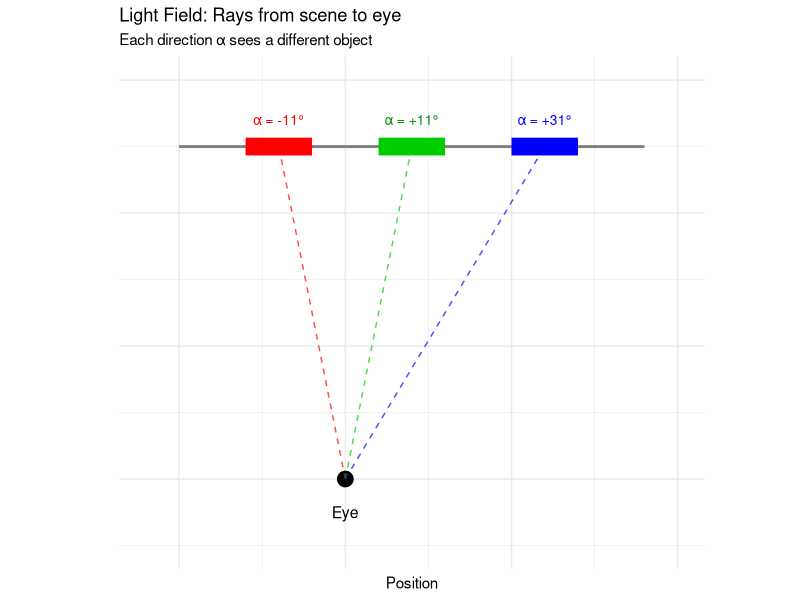
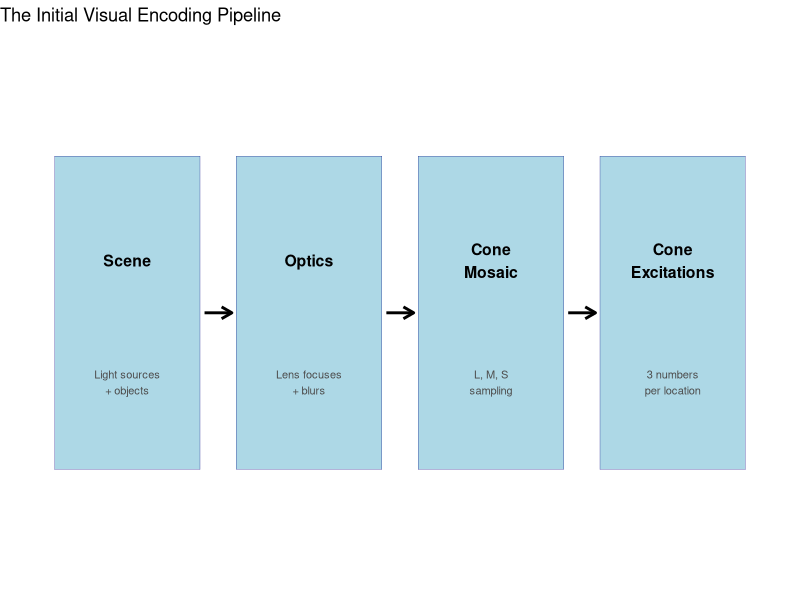
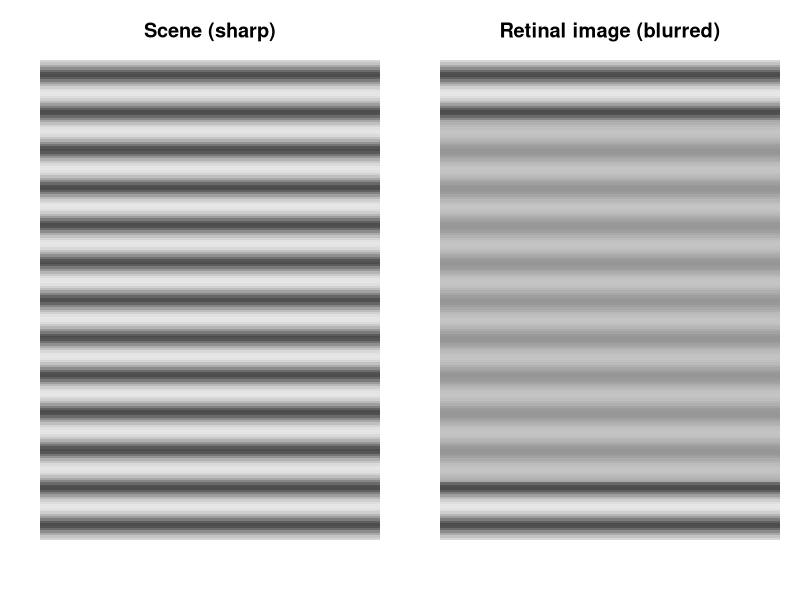
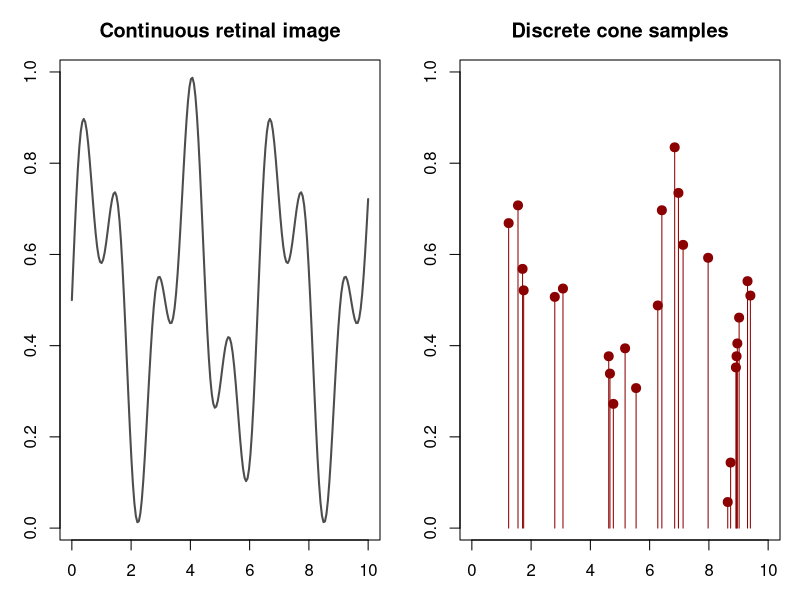
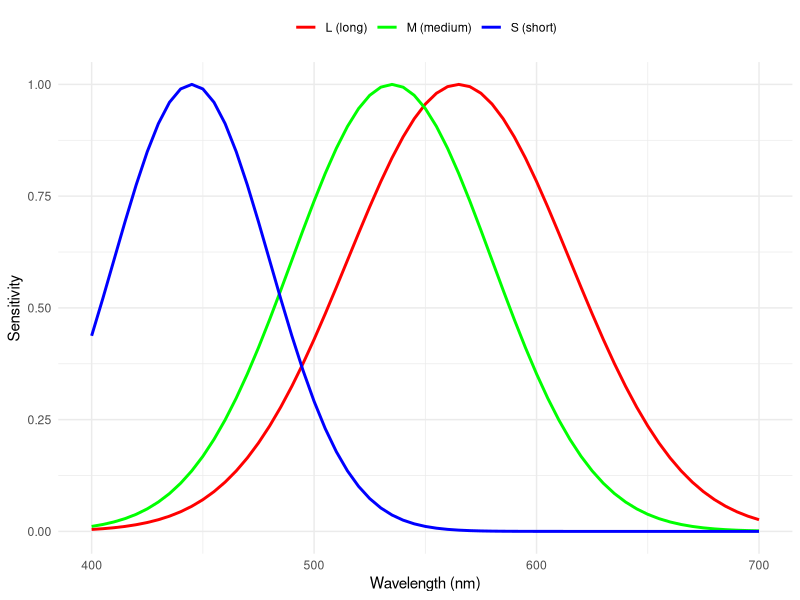
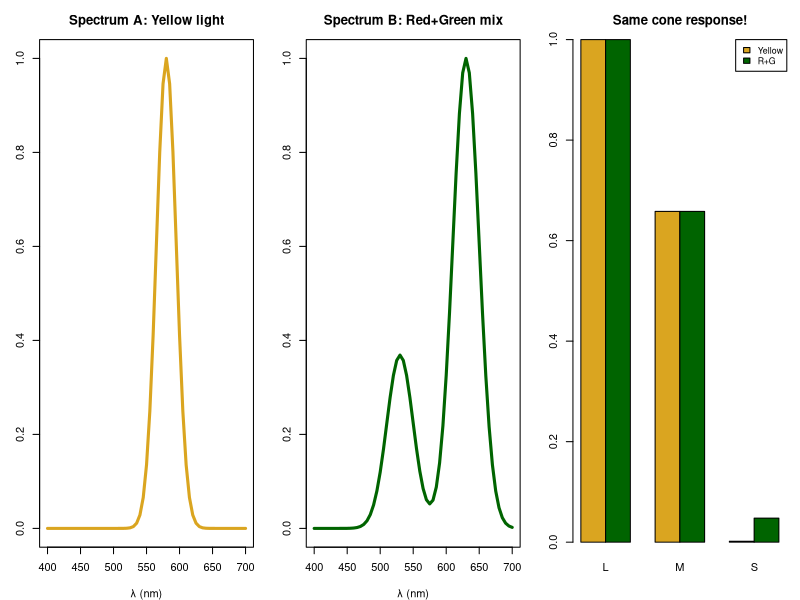
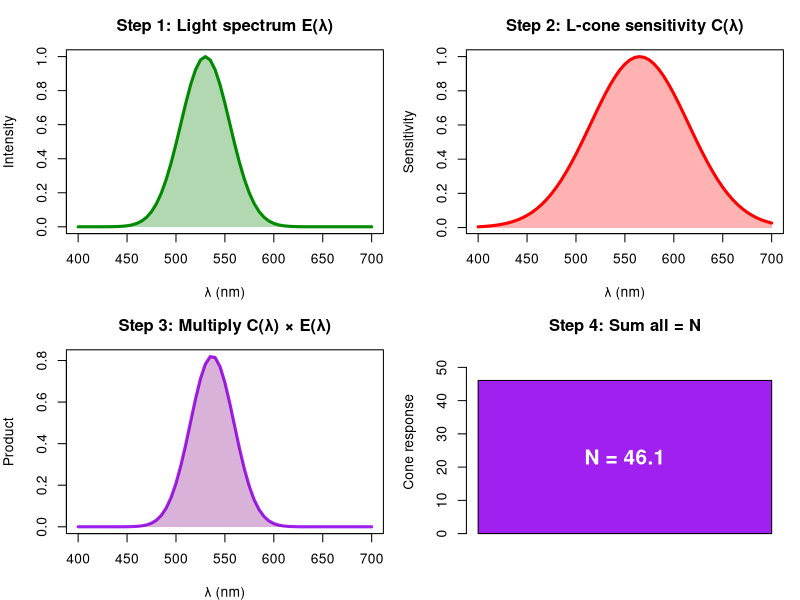
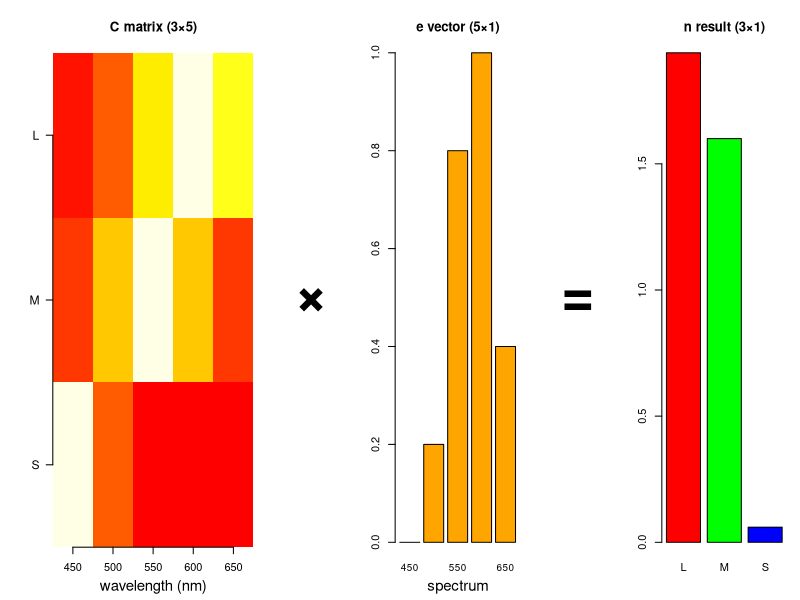

These figures' R source, in order:
## ---- chunk 1
#| echo: false
#| fig-width: 7
#| fig-height: 4
library(ggplot2)

wall_y <- 10

ggplot() +
  # Draw the wall
  geom_segment(aes(x = -5, xend = 9, y = wall_y, yend = wall_y),
               color = "gray50", linewidth = 1) +
  # Draw colored objects on the wall
  geom_segment(aes(x = -3, xend = -1, y = wall_y, yend = wall_y),
               color = "red", linewidth = 6) +
  geom_segment(aes(x = 1, xend = 3, y = wall_y, yend = wall_y),
               color = "green3", linewidth = 6) +
  geom_segment(aes(x = 5, xend = 7, y = wall_y, yend = wall_y),
               color = "blue", linewidth = 6) +
  # Draw the observer (eye)
  geom_point(aes(x = 0, y = 0), size = 5, color = "black") +
  annotate("text", x = 0, y = -1, label = "Eye", size = 4) +
  # Draw rays from eye to objects
  geom_segment(aes(x = 0, xend = -2, y = 0, yend = wall_y),
               color = "red", linetype = "dashed", alpha = 0.7,
               arrow = arrow(length = unit(0.2, "cm"))) +
  geom_segment(aes(x = 0, xend = 2, y = 0, yend = wall_y),
               color = "green3", linetype = "dashed", alpha = 0.7,
               arrow = arrow(length = unit(0.2, "cm"))) +
  geom_segment(aes(x = 0, xend = 6, y = 0, yend = wall_y),
               color = "blue", linetype = "dashed", alpha = 0.7,
               arrow = arrow(length = unit(0.2, "cm"))) +
  # Labels
  annotate("text", x = -2, y = wall_y + 0.8, label = "α = -11°", color = "red", size = 3.5) +
  annotate("text", x = 2, y = wall_y + 0.8, label = "α = +11°", color = "green4", size = 3.5) +
  annotate("text", x = 6, y = wall_y + 0.8, label = "α = +31°", color = "blue", size = 3.5) +
  coord_fixed(ratio = 1) +
  xlim(-6, 10) + ylim(-2, 12) +
  labs(title = "Light Field: Rays from scene to eye",
       subtitle = "Each direction α sees a different object",
       x = "Position", y = "") +
  theme_minimal() +
  theme(axis.text = element_blank(), axis.ticks = element_blank())
## ---- chunk 2
#| echo: false
dimensions <- data.frame(
  Stage = c("Light Field", "Incident Light Field", "Retinal Image", "Cone Response"),
  Dimensions = c("7D", "7D", "4D", "3 numbers!"),
  Parameters = c("x,y,z,α,β,λ,ρ", "u,v,α,β,λ,ρ,t", "rx,ry,λ,t", "L, M, S")
)
knitr::kable(dimensions, align = "lcc")
## ---- chunk 3
#| echo: false
#| fig-width: 8
#| fig-height: 3
library(ggplot2)

# Create boxes for each stage
boxes <- data.frame(
  x = c(1, 3, 5, 7),
  label = c("Scene", "Optics", "Cone\nMosaic", "Cone\nExcitations"),
  desc = c("Light sources\n+ objects", "Lens focuses\n+ blurs", "L, M, S\nsampling", "3 numbers\nper location")
)

ggplot(boxes) +
  # Boxes
  geom_tile(aes(x = x, y = 0), width = 1.6, height = 1.8, fill = "lightblue", color = "navy") +
  geom_text(aes(x = x, y = 0.3, label = label), fontface = "bold", size = 4) +
  geom_text(aes(x = x, y = -0.4, label = desc), size = 2.8, color = "gray30") +
  # Arrows
  annotate("segment", x = 1.85, xend = 2.15, y = 0, yend = 0,
           arrow = arrow(length = unit(0.3, "cm")), linewidth = 1) +
  annotate("segment", x = 3.85, xend = 4.15, y = 0, yend = 0,
           arrow = arrow(length = unit(0.3, "cm")), linewidth = 1) +
  annotate("segment", x = 5.85, xend = 6.15, y = 0, yend = 0,
           arrow = arrow(length = unit(0.3, "cm")), linewidth = 1) +
  xlim(0, 8) + ylim(-1.5, 1.5) +
  theme_void() +
  labs(title = "The Initial Visual Encoding Pipeline")
## ---- chunk 4
#| echo: false
#| fig-width: 7
#| fig-height: 3

# Create a simple "scene" - sharp stripes
x <- seq(-2, 2, length.out = 200)
sharp <- sin(10 * x)^2  # Sharp stripes

# Blur by convolution with Gaussian kernel
blur_kernel <- dnorm(seq(-1, 1, length.out = 50), sd = 0.15)
blur_kernel <- blur_kernel / sum(blur_kernel)
blurred <- stats::filter(sharp, blur_kernel, sides = 2)
blurred[is.na(blurred)] <- sharp[is.na(blurred)]

par(mfrow = c(1, 2), mar = c(3, 2, 3, 1))
image(matrix(sharp, nrow = 1), col = gray.colors(100), axes = FALSE, main = "Scene (sharp)")
image(matrix(blurred, nrow = 1), col = gray.colors(100), axes = FALSE, main = "Retinal image (blurred)")
## ---- chunk 5
#| echo: false
#| fig-width: 7
#| fig-height: 3

set.seed(42)
# Create continuous "retinal image"
x_cont <- seq(0, 10, length.out = 200)
image_cont <- 0.5 + 0.3*sin(2*x_cont) + 0.2*sin(5*x_cont)

# Sample at discrete cone positions (irregularly spaced like real mosaic)
n_cones <- 25
cone_positions <- sort(runif(n_cones, 0.5, 9.5))
cone_samples <- approx(x_cont, image_cont, cone_positions)$y

par(mfrow = c(1, 2), mar = c(3, 3, 3, 1))
plot(x_cont, image_cont, type = "l", lwd = 2, col = "gray30",
     main = "Continuous retinal image", xlab = "", ylab = "Intensity")
plot(cone_positions, cone_samples, pch = 19, col = "darkred", cex = 1.2,
     main = "Discrete cone samples", xlab = "Position", ylab = "Intensity",
     xlim = c(0, 10), ylim = range(image_cont))
segments(cone_positions, 0, cone_positions, cone_samples, col = "darkred", lwd = 1)
## ---- chunk 6
#| echo: false
#| fig-width: 6
#| fig-height: 2.5
library(ggplot2)
wavelengths <- seq(400, 700, by = 5)
L_cone <- exp(-0.5 * ((wavelengths - 565) / 50)^2)
M_cone <- exp(-0.5 * ((wavelengths - 535) / 45)^2)
S_cone <- exp(-0.5 * ((wavelengths - 445) / 35)^2)

cone_data <- data.frame(
  wavelength = rep(wavelengths, 3),
  sensitivity = c(L_cone, M_cone, S_cone),
  cone = rep(c("L (long)", "M (medium)", "S (short)"), each = length(wavelengths))
)

ggplot(cone_data, aes(x = wavelength, y = sensitivity, color = cone)) +
  geom_line(linewidth = 1) +
  scale_color_manual(values = c("L (long)" = "red", "M (medium)" = "green", "S (short)" = "blue")) +
  labs(x = "Wavelength (nm)", y = "Sensitivity", color = NULL) +
  theme_minimal() + theme(legend.position = "top")
## ---- chunk 7
#| echo: false
#| fig-width: 7
#| fig-height: 3

wavelengths <- seq(400, 700, by = 5)

# Cone sensitivities
L <- exp(-0.5 * ((wavelengths - 565) / 50)^2)
M <- exp(-0.5 * ((wavelengths - 535) / 45)^2)
S <- exp(-0.5 * ((wavelengths - 445) / 35)^2)

# Spectrum A: Monochromatic yellow (580nm)
spectrum1 <- exp(-0.5 * ((wavelengths - 580) / 15)^2)

# Spectrum B: Red + Green mixture - SOLVE for exact match!
red_peak <- exp(-0.5 * ((wavelengths - 630) / 20)^2)
green_peak <- exp(-0.5 * ((wavelengths - 530) / 20)^2)

# Target cone responses from yellow
target_L <- sum(spectrum1 * L)
target_M <- sum(spectrum1 * M)

# Solve: w_r * red_L + w_g * green_L = target_L
#        w_r * red_M + w_g * green_M = target_M
red_L <- sum(red_peak * L); red_M <- sum(red_peak * M)
green_L <- sum(green_peak * L); green_M <- sum(green_peak * M)

# Matrix solve: [red_L green_L; red_M green_M] * [w_r; w_g] = [target_L; target_M]
A <- matrix(c(red_L, red_M, green_L, green_M), nrow = 2)
b <- c(target_L, target_M)
weights <- solve(A, b)

spectrum2 <- weights[1] * red_peak + weights[2] * green_peak

# Calculate cone responses (should match!)
resp1 <- c(sum(spectrum1 * L), sum(spectrum1 * M), sum(spectrum1 * S))
resp2 <- c(sum(spectrum2 * L), sum(spectrum2 * M), sum(spectrum2 * S))

# Normalize for display
max_resp <- max(c(resp1, resp2))
resp1 <- resp1 / max_resp
resp2 <- resp2 / max_resp

par(mfrow = c(1, 3), mar = c(4, 3, 3, 1))
plot(wavelengths, spectrum1/max(spectrum1), type = "l", lwd = 3, col = "goldenrod",
     main = "Spectrum A: Yellow light", xlab = "λ (nm)", ylab = "", ylim = c(0, 1))
plot(wavelengths, spectrum2/max(spectrum2), type = "l", lwd = 3, col = "darkgreen",
     main = "Spectrum B: Red+Green mix", xlab = "λ (nm)", ylab = "", ylim = c(0, 1))
barplot(rbind(resp1, resp2), beside = TRUE, col = c("goldenrod", "darkgreen"),
        names.arg = c("L", "M", "S"), main = "Same cone response!",
        legend = c("Yellow", "R+G"), args.legend = list(x = "topright", cex = 0.8))
## ---- chunk 8
#| echo: false
#| fig-width: 8
#| fig-height: 4

wavelengths <- seq(400, 700, by = 5)

# Green light spectrum
E <- exp(-0.5 * ((wavelengths - 530) / 25)^2)

# L-cone sensitivity
C <- exp(-0.5 * ((wavelengths - 565) / 50)^2)

# Product
product <- C * E

# Response = sum (area under product)
N <- sum(product) * 5  # multiply by delta_lambda

par(mfrow = c(2, 2), mar = c(4, 4, 3, 1))

# Step 1: Spectrum
plot(wavelengths, E, type = "l", lwd = 3, col = "green4",
     main = "Step 1: Light spectrum E(λ)", xlab = "λ (nm)", ylab = "Intensity")
polygon(c(wavelengths, rev(wavelengths)), c(E, rep(0, length(E))),
        col = rgb(0, 0.5, 0, 0.3), border = NA)

# Step 2: Cone sensitivity
plot(wavelengths, C, type = "l", lwd = 3, col = "red",
     main = "Step 2: L-cone sensitivity C(λ)", xlab = "λ (nm)", ylab = "Sensitivity")
polygon(c(wavelengths, rev(wavelengths)), c(C, rep(0, length(C))),
        col = rgb(1, 0, 0, 0.3), border = NA)

# Step 3: Product
plot(wavelengths, product, type = "l", lwd = 3, col = "purple",
     main = "Step 3: Multiply C(λ) × E(λ)", xlab = "λ (nm)", ylab = "Product")
polygon(c(wavelengths, rev(wavelengths)), c(product, rep(0, length(product))),
        col = rgb(0.5, 0, 0.5, 0.3), border = NA)

# Step 4: Sum = N
barplot(N, col = "purple", main = "Step 4: Sum all = N",
        ylab = "Cone response", ylim = c(0, N * 1.2))
text(0.7, N * 0.5, paste0("N = ", round(N, 1)), cex = 1.5, col = "white", font = 2)
## ---- chunk 9
#| echo: false
#| fig-width: 10
#| fig-height: 4.5

# Define matrices
C <- matrix(c(0.1, 0.2, 1.0,
              0.3, 0.6, 0.3,
              0.7, 1.0, 0.0,
              1.0, 0.6, 0.0,
              0.8, 0.2, 0.0), nrow = 3, ncol = 5)
rownames(C) <- c("L", "M", "S")
colnames(C) <- c("450", "500", "550", "600", "650")

e <- c(0.0, 0.2, 0.8, 1.0, 0.4)
n <- C %*% e

layout(matrix(c(1, 2, 3, 4, 5), nrow = 1), widths = c(3, 1, 2, 1, 2))
par(mar = c(4, 4, 4, 1))

# C matrix as heatmap
image(t(C[3:1, ]), col = heat.colors(20), axes = FALSE, main = "C matrix (3×5)")
axis(1, at = seq(0, 1, length.out = 5), labels = colnames(C), cex.axis = 1)
axis(2, at = c(0, 0.5, 1), labels = c("S", "M", "L"), las = 2, cex.axis = 1.1)
mtext("wavelength (nm)", side = 1, line = 2.5, cex = 0.9)

# Multiply sign
par(mar = c(0, 0, 0, 0))
plot.new()
text(0.5, 0.5, "×", cex = 5, font = 2)

# e vector
par(mar = c(4, 3, 4, 1))
barplot(e, names.arg = c("450", "500", "550", "600", "650"),
        col = "orange", main = "e vector (5×1)", cex.names = 0.9)
mtext("spectrum", side = 1, line = 2.5, cex = 0.9)

# Equals sign
par(mar = c(0, 0, 0, 0))
plot.new()
text(0.5, 0.5, "=", cex = 5, font = 2)

# n result
par(mar = c(4, 3, 4, 1))
barplot(as.vector(n), names.arg = c("L", "M", "S"),
        col = c("red", "green", "blue"), main = "n result (3×1)")
## ---- chunk 10
#| echo: false
#| fig-width: 8
#| fig-height: 3

par(mfrow = c(1, 3), mar = c(2, 2, 4, 1))

# Scenario 1: Red photons
barplot(c(100), col = "red", ylim = c(0, 120), main = "100 red photons absorbed")
text(0.7, 110, "Cone says:\n'100'", cex = 1.2, font = 2)

# Scenario 2: Green photons
barplot(c(100), col = "green", ylim = c(0, 120), main = "100 green photons absorbed")
text(0.7, 110, "Cone says:\n'100'", cex = 1.2, font = 2)

# Scenario 3: Mixed
barplot(c(50, 50), col = c("red", "green"), ylim = c(0, 120), main = "50 red + 50 green absorbed")
text(0.7, 110, "Cone says:\n'100'", cex = 1.2, font = 2)
## ---- chunk 11
#| echo: false
#| fig-width: 8
#| fig-height: 3

par(mfrow = c(1, 3), mar = c(3, 3, 3, 1))

# Red light
barplot(c(L = 100, M = 30, S = 5), col = c("red", "green", "blue"),
        main = "Red light → L wins", ylim = c(0, 120))

# Green light
barplot(c(L = 50, M = 90, S = 10), col = c("red", "green", "blue"),
        main = "Green light → M wins", ylim = c(0, 120))

# Blue light
barplot(c(L = 10, M = 20, S = 80), col = c("red", "green", "blue"),
        main = "Blue light → S wins", ylim = c(0, 120))
## ---- chunk 12
#| echo: false
#| fig-width: 8
#| fig-height: 3

set.seed(42)
par(mfrow = c(1, 3), mar = c(3, 3, 3, 1))

# Three trials of counting photons
trial1 <- rpois(1, 100)
trial2 <- rpois(1, 100)
trial3 <- rpois(1, 100)

barplot(trial1, col = "steelblue", ylim = c(0, 130), main = "Trial 1")
text(0.7, trial1 + 10, trial1, cex = 1.5, font = 2)

barplot(trial2, col = "steelblue", ylim = c(0, 130), main = "Trial 2")
text(0.7, trial2 + 10, trial2, cex = 1.5, font = 2)

barplot(trial3, col = "steelblue", ylim = c(0, 130), main = "Trial 3")
text(0.7, trial3 + 10, trial3, cex = 1.5, font = 2)
## ---- chunk 13
#| echo: false
#| fig-width: 8
#| fig-height: 3.5

par(mfrow = c(1, 2), mar = c(4, 4, 3, 1))

# Poisson with mean = 10
x_dim <- 0:25
prob_dim <- dpois(x_dim, lambda = 10)
barplot(prob_dim, names.arg = x_dim, col = "steelblue",
        main = "Poisson (μ = 10)", xlab = "Photon count", ylab = "Probability")
abline(v = 10 * 1.2 + 0.5, col = "red", lwd = 2, lty = 2)
text(15, max(prob_dim) * 0.9, "mean = 10\nSD = 3.2", col = "red", cex = 1)

# Poisson with mean = 100
x_bright <- 70:130
prob_bright <- dpois(x_bright, lambda = 100)
barplot(prob_bright, names.arg = x_bright, col = "gold",
        main = "Poisson (μ = 100)", xlab = "Photon count", ylab = "Probability",
        cex.names = 0.6)
text(40, max(prob_bright) * 0.9, "mean = 100\nSD = 10", col = "red", cex = 1)
## ---- chunk 14
#| echo: false
#| fig-width: 8
#| fig-height: 3

par(mfrow = c(1, 2), mar = c(4, 4, 3, 1))

# Small mean: Poisson ≠ Gaussian
x_small <- 0:20
pois_small <- dpois(x_small, 5)
gaus_small <- dnorm(x_small, 5, sqrt(5))

plot(x_small, pois_small, type = "h", lwd = 3, col = "steelblue",
     main = "μ = 5: Poisson ≠ Gaussian", xlab = "Count", ylab = "Probability",
     ylim = c(0, max(pois_small) * 1.1))
lines(x_small, gaus_small, col = "red", lwd = 2)
legend("topright", c("Poisson", "Gaussian"), col = c("steelblue", "red"), lwd = c(3, 2), cex = 0.8)

# Large mean: Poisson ≈ Gaussian
x_large <- 70:130
pois_large <- dpois(x_large, 100)
gaus_large <- dnorm(x_large, 100, sqrt(100))

plot(x_large, pois_large, type = "h", lwd = 3, col = "steelblue",
     main = "μ = 100: Poisson ≈ Gaussian", xlab = "Count", ylab = "Probability",
     ylim = c(0, max(pois_large) * 1.1))
lines(x_large, gaus_large, col = "red", lwd = 2)
legend("topright", c("Poisson", "Gaussian"), col = c("steelblue", "red"), lwd = c(3, 2), cex = 0.8)
## ---- chunk 15
#| echo: false
#| fig-width: 8
#| fig-height: 3

par(mfrow = c(1, 3), mar = c(2, 2, 3, 1))

# Create a simple "retinal image" with a dot at different positions
x <- seq(-5, 5, length.out = 100)

# Dot in the center
dot_center <- exp(-x^2 / 0.2)
plot(x, dot_center, type = "l", lwd = 3, col = "blue",
     main = "Dot at center", xlab = "", ylab = "", ylim = c(0, 1.2))
polygon(c(x, rev(x)), c(dot_center, rep(0, length(x))), col = rgb(0, 0, 1, 0.3), border = NA)

# Dot shifted left
dot_left <- exp(-(x + 3)^2 / 0.2)
plot(x, dot_left, type = "l", lwd = 3, col = "blue",
     main = "Dot shifted left", xlab = "", ylab = "", ylim = c(0, 1.2))
polygon(c(x, rev(x)), c(dot_left, rep(0, length(x))), col = rgb(0, 0, 1, 0.3), border = NA)

# Dot shifted right
dot_right <- exp(-(x - 3)^2 / 0.2)
plot(x, dot_right, type = "l", lwd = 3, col = "blue",
     main = "Dot shifted right", xlab = "", ylab = "", ylim = c(0, 1.2))
polygon(c(x, rev(x)), c(dot_right, rep(0, length(x))), col = rgb(0, 0, 1, 0.3), border = NA)
## ---- chunk 16
#| echo: false
#| fig-width: 8
#| fig-height: 3.5

par(mfrow = c(1, 3), mar = c(3, 3, 3, 1))

# Perfect point (scene)
x <- seq(-3, 3, length.out = 100)
perfect <- ifelse(abs(x) < 0.1, 1, 0)
plot(x, perfect, type = "h", lwd = 3, col = "black",
     main = "Scene: Perfect point", xlab = "Position", ylab = "Intensity", ylim = c(0, 1.2))

# Arrow
plot.new()
arrows(0.1, 0.5, 0.9, 0.5, lwd = 4, col = "gray40")
text(0.5, 0.7, "Through\nthe eye", cex = 1.2, font = 2)

# Blurred PSF (retinal image)
psf <- exp(-x^2 / 0.5)
plot(x, psf, type = "l", lwd = 3, col = "red",
     main = "Retinal image: Blurred blob", xlab = "Position", ylab = "Intensity", ylim = c(0, 1.2))
polygon(c(x, rev(x)), c(psf, rep(0, length(x))), col = rgb(1, 0, 0, 0.3), border = NA)
## ---- chunk 17
#| echo: false
#| fig-width: 8
#| fig-height: 4

par(mfrow = c(2, 2), mar = c(3, 3, 3, 1))

x <- seq(-5, 5, length.out = 200)

# Scene: Two points
scene <- ifelse(abs(x + 2) < 0.1 | abs(x - 2) < 0.1, 1, 0)
plot(x, scene, type = "h", lwd = 3, col = "black",
     main = "Step 1: Scene (two points)", xlab = "x", ylab = "")

# PSF
psf_x <- seq(-2, 2, length.out = 50)
psf_y <- exp(-psf_x^2 / 0.3)
psf_y <- psf_y / max(psf_y)
plot(psf_x, psf_y, type = "l", lwd = 3, col = "red",
     main = "Step 2: PSF (blur kernel)", xlab = "x", ylab = "")
polygon(c(psf_x, rev(psf_x)), c(psf_y, rep(0, length(psf_x))), col = rgb(1, 0, 0, 0.3), border = NA)

# Stamp PSF at each point
blob1 <- exp(-(x + 2)^2 / 0.3)
blob2 <- exp(-(x - 2)^2 / 0.3)
plot(x, blob1, type = "l", lwd = 2, col = "blue", ylim = c(0, 1.2),
     main = "Step 3: Stamp PSF at each point", xlab = "x", ylab = "")
lines(x, blob2, lwd = 2, col = "green4")
legend("topright", c("Left point", "Right point"), col = c("blue", "green4"), lwd = 2, cex = 0.8)

# Sum = convolution result
result <- blob1 + blob2
plot(x, result, type = "l", lwd = 3, col = "purple",
     main = "Step 4: Add up = Output", xlab = "x", ylab = "")
polygon(c(x, rev(x)), c(result, rep(0, length(x))), col = rgb(0.5, 0, 0.5, 0.2), border = NA)
## ---- chunk 18
#| echo: false
#| fig-width: 8
#| fig-height: 3

# 1D demonstration: sharp edge blurred by PSF
x <- 1:100
sharp_edge <- c(rep(0, 50), rep(1, 50))

# PSF: Gaussian blur
psf <- dnorm(seq(-3, 3, length.out = 21), sd = 1)
psf <- psf / sum(psf)

# Convolve
blurred <- stats::filter(sharp_edge, psf, sides = 2)
blurred[is.na(blurred)] <- sharp_edge[is.na(blurred)]

par(mfrow = c(1, 3), mar = c(4, 3, 3, 1))
plot(x, sharp_edge, type = "l", lwd = 3, main = "Sharp edge (scene)", xlab = "x", ylab = "")
plot(seq(-10, 10, length.out = 21), psf, type = "l", lwd = 3, col = "red",
     main = "PSF (blur kernel)", xlab = "x", ylab = "")
polygon(c(seq(-10, 10, length.out = 21), rev(seq(-10, 10, length.out = 21))),
        c(psf, rep(0, 21)), col = rgb(1, 0, 0, 0.3), border = NA)
plot(x, blurred, type = "l", lwd = 3, col = "purple",
     main = "Blurred edge (retina)", xlab = "x", ylab = "")
## ---- chunk 19
#| echo: false
#| fig-width: 10
#| fig-height: 4

par(mfrow = c(1, 3), mar = c(4, 4, 4, 1))

x <- seq(-3, 3, length.out = 100)

# Center of retina (fovea): sharp PSF
psf_center <- exp(-x^2 / 0.1)
plot(x, psf_center, type = "l", lwd = 4, col = "darkgreen",
     main = "Fovea: Sharp", xlab = "Position", ylab = "PSF", ylim = c(0, 1.1), cex.main = 1.3)
polygon(c(x, rev(x)), c(psf_center, rep(0, length(x))), col = rgb(0, 0.5, 0, 0.3), border = NA)

# Mid-periphery: medium PSF
psf_mid <- exp(-x^2 / 0.4)
plot(x, psf_mid, type = "l", lwd = 4, col = "orange",
     main = "Mid-periphery: Wider", xlab = "Position", ylab = "PSF", ylim = c(0, 1.1), cex.main = 1.3)
polygon(c(x, rev(x)), c(psf_mid, rep(0, length(x))), col = rgb(1, 0.5, 0, 0.3), border = NA)

# Far periphery: blurry PSF
psf_periph <- exp(-x^2 / 1.0)
plot(x, psf_periph, type = "l", lwd = 4, col = "red",
     main = "Periphery: Blurry", xlab = "Position", ylab = "PSF", ylim = c(0, 1.1), cex.main = 1.3)
polygon(c(x, rev(x)), c(psf_periph, rep(0, length(x))), col = rgb(1, 0, 0, 0.3), border = NA)
## ---- chunk 20
#| echo: false
#| fig-width: 8
#| fig-height: 4

par(mfrow = c(2, 3), mar = c(3, 3, 3, 1))

# Simulate PSF at different eccentricities for 550nm (top row)
x <- seq(-5, 5, length.out = 50)
y <- seq(-5, 5, length.out = 50)

# 2 deg, 550nm - sharp
psf_2deg <- outer(x, y, function(x, y) exp(-(x^2 + y^2) / 1))
image(x, y, psf_2deg, col = heat.colors(20), main = "2° eccentricity (550nm)",
      xlab = "μm", ylab = "μm", axes = FALSE)
box()

# 8 deg, 550nm - medium
psf_8deg <- outer(x, y, function(x, y) exp(-(x^2 + y^2) / 3))
image(x, y, psf_8deg, col = heat.colors(20), main = "8° eccentricity (550nm)",
      xlab = "μm", ylab = "μm", axes = FALSE)
box()

# 20 deg, 550nm - blurry
psf_20deg <- outer(x, y, function(x, y) exp(-(x^2 + y^2) / 8))
image(x, y, psf_20deg, col = heat.colors(20), main = "20° eccentricity (550nm)",
      xlab = "μm", ylab = "μm", axes = FALSE)
box()

# Same for 450nm (bottom row) - even blurrier due to chromatic aberration
psf_2deg_450 <- outer(x, y, function(x, y) exp(-(x^2 + y^2) / 2))
image(x, y, psf_2deg_450, col = heat.colors(20), main = "2° eccentricity (450nm)",
      xlab = "μm", ylab = "μm", axes = FALSE)
box()

psf_8deg_450 <- outer(x, y, function(x, y) exp(-(x^2 + y^2) / 5))
image(x, y, psf_8deg_450, col = heat.colors(20), main = "8° eccentricity (450nm)",
      xlab = "μm", ylab = "μm", axes = FALSE)
box()

psf_20deg_450 <- outer(x, y, function(x, y) exp(-(x^2 + y^2) / 12))
image(x, y, psf_20deg_450, col = heat.colors(20), main = "20° eccentricity (450nm)",
      xlab = "μm", ylab = "μm", axes = FALSE)
box()
## ---- chunk 21
#| echo: false
#| fig-width: 8
#| fig-height: 3

par(mfrow = c(1, 4), mar = c(2, 2, 3, 1))

set.seed(42)

# 0 degrees - very dense, small cones, NO S-cones
n0 <- 400
x0 <- runif(n0, 0, 10); y0 <- runif(n0, 0, 10)
# Only L and M cones in central fovea!
cols0 <- sample(c("red", "green3"), n0, replace = TRUE, prob = c(0.5, 0.5))
plot(x0, y0, pch = 19, cex = 0.6, col = cols0, xlim = c(0, 10), ylim = c(0, 10),
     main = "0° (fovea)", xlab = "", ylab = "", axes = FALSE, asp = 1)
box()
text(5, -0.5, "No S-cones!", cex = 0.9, font = 3, col = "blue")

# 4 degrees - still dense, some S-cones appear
n4 <- 250
x4 <- runif(n4, 0, 10); y4 <- runif(n4, 0, 10)
cols4 <- sample(c("red", "green3", "blue"), n4, replace = TRUE, prob = c(0.4, 0.4, 0.2))
plot(x4, y4, pch = 19, cex = 0.9, col = cols4, xlim = c(0, 10), ylim = c(0, 10),
     main = "4°", xlab = "", ylab = "", axes = FALSE, asp = 1)
box()

# 15 degrees - sparse cones, add rods (gray)
n15_cones <- 80
x15 <- runif(n15_cones, 0, 10); y15 <- runif(n15_cones, 0, 10)
cols15 <- sample(c("red", "green3", "blue"), n15_cones, replace = TRUE, prob = c(0.35, 0.35, 0.3))
plot(x15, y15, pch = 19, cex = 1.5, col = cols15, xlim = c(0, 10), ylim = c(0, 10),
     main = "15°", xlab = "", ylab = "", axes = FALSE, asp = 1)
# Add rods
n_rods <- 200
xr <- runif(n_rods, 0, 10); yr <- runif(n_rods, 0, 10)
points(xr, yr, pch = 19, cex = 0.4, col = "gray50")
box()

# 25 degrees - very sparse large cones, many rods
n25_cones <- 40
x25 <- runif(n25_cones, 0, 10); y25 <- runif(n25_cones, 0, 10)
cols25 <- sample(c("red", "green3", "blue"), n25_cones, replace = TRUE, prob = c(0.35, 0.35, 0.3))
plot(x25, y25, pch = 19, cex = 2.2, col = cols25, xlim = c(0, 10), ylim = c(0, 10),
     main = "25°", xlab = "", ylab = "", axes = FALSE, asp = 1)
n_rods2 <- 300
xr2 <- runif(n_rods2, 0, 10); yr2 <- runif(n_rods2, 0, 10)
points(xr2, yr2, pch = 19, cex = 0.3, col = "gray50")
box()
## ---- chunk 22
#| echo: false
#| fig-width: 8
#| fig-height: 4

par(mfrow = c(2, 2), mar = c(3, 3, 3, 1))

# Simulate grating responses
x <- seq(0, 2*pi, length.out = 100)

# 6 c/deg grating - both can resolve
grating_6 <- sin(6 * x)

# Fovea sampling (dense)
fov_pos <- seq(0, 2*pi, length.out = 60)
fov_samples <- sin(6 * fov_pos) + rnorm(60, 0, 0.1)

plot(x, grating_6, type = "l", lwd = 2, col = "gray70", main = "Fovea: 6 c/deg grating",
     xlab = "Position", ylab = "Response", ylim = c(-1.5, 1.5))
points(fov_pos, fov_samples, pch = 19, cex = 0.8, col = "darkred")
text(pi, 1.3, "Pattern preserved!", cex = 1, font = 2)

# Periphery sampling (sparse) for 6 c/deg
per_pos <- seq(0, 2*pi, length.out = 15)
per_samples <- sin(6 * per_pos) + rnorm(15, 0, 0.15)

plot(x, grating_6, type = "l", lwd = 2, col = "gray70", main = "10° Periphery: 6 c/deg",
     xlab = "Position", ylab = "Response", ylim = c(-1.5, 1.5))
points(per_pos, per_samples, pch = 19, cex = 1.5, col = "darkblue")
text(pi, 1.3, "Still OK", cex = 1, font = 2)

# 12 c/deg grating - fovea can resolve, periphery can't
grating_12 <- sin(12 * x)

fov_samples_12 <- sin(12 * fov_pos) + rnorm(60, 0, 0.1)
plot(x, grating_12, type = "l", lwd = 2, col = "gray70", main = "Fovea: 12 c/deg grating",
     xlab = "Position", ylab = "Response", ylim = c(-1.5, 1.5))
points(fov_pos, fov_samples_12, pch = 19, cex = 0.8, col = "darkred")
text(pi, 1.3, "Pattern preserved!", cex = 1, font = 2)

# Periphery can't resolve 12 c/deg - aliasing!
per_samples_12 <- sin(12 * per_pos) + rnorm(15, 0, 0.2)
plot(x, grating_12, type = "l", lwd = 2, col = "gray70", main = "10° Periphery: 12 c/deg",
     xlab = "Position", ylab = "Response", ylim = c(-1.5, 1.5))
points(per_pos, per_samples_12, pch = 19, cex = 1.5, col = "darkblue")
text(pi, 1.3, "Wobbly! Pattern lost", cex = 1, font = 2, col = "red")
## ---- chunk 23
#| echo: false
#| fig-width: 8
#| fig-height: 3

par(mfrow = c(1, 3), mar = c(4, 4, 3, 1))

# Image intensity (smooth gradient with edge)
x <- seq(0, 10, length.out = 100)
intensity <- 0.3 + 0.5 * pnorm(x, 5, 0.8)

plot(x, intensity, type = "l", lwd = 3, col = "gray30",
     main = "Light intensity", xlab = "Position", ylab = "Intensity", ylim = c(0, 1))

# Spatial derivative → edge detection
deriv <- c(0, diff(intensity)) * 15
plot(x, deriv, type = "l", lwd = 3, col = "purple",
     main = "Spatial derivative → Edge", xlab = "Position", ylab = "Change")
abline(h = 0, lty = 2, col = "gray")
polygon(c(x, rev(x)), c(pmax(deriv, 0), rep(0, length(x))), col = rgb(0.5, 0, 0.5, 0.3), border = NA)

# Summary as visual
plot.new()
text(0.5, 0.95, "Neurons detect:", cex = 1.3, font = 2)
text(0.1, 0.75, "Spatial Δ", adj = 0, cex = 1.1)
text(0.65, 0.75, "→ Edges", adj = 0, col = "purple", cex = 1.1, font = 2)
text(0.1, 0.55, "Wavelength Δ", adj = 0, cex = 1.1)
text(0.65, 0.55, "→ Color", adj = 0, col = "orange", cex = 1.1, font = 2)
text(0.1, 0.35, "Time Δ", adj = 0, cex = 1.1)
text(0.65, 0.35, "→ Motion", adj = 0, col = "blue", cex = 1.1, font = 2)
text(0.1, 0.15, "Left-Right Δ", adj = 0, cex = 1.1)
text(0.65, 0.15, "→ Depth", adj = 0, col = "darkgreen", cex = 1.1, font = 2)
